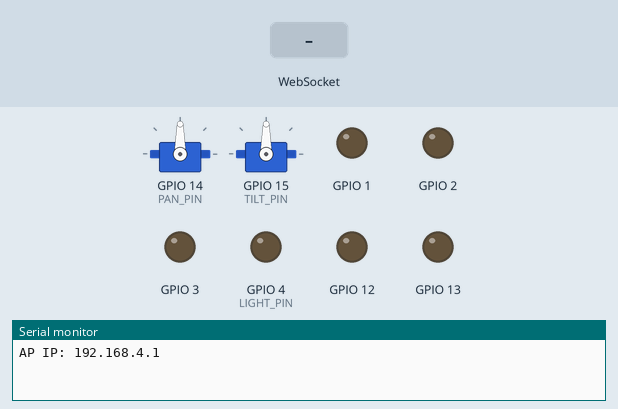
This sketch was run on a simulated ESP32. Parts: 2 × servo, output pins drawn as LEDs (lit = HIGH), the last lines printed to the serial monitor. The inputs (shaded band) are chosen by the test bench. The camera gives no picture.

Above: at 2.5 s.
2.6 s: WebSocket text "Pan" received
At 3.8 s:
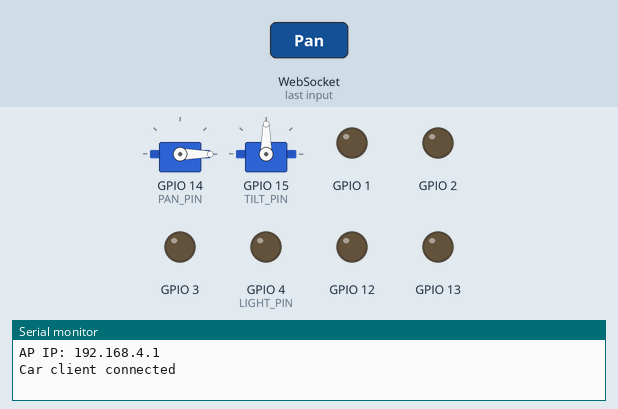
4.1 s: WebSocket text "Tilt" received
At 5.0 s:
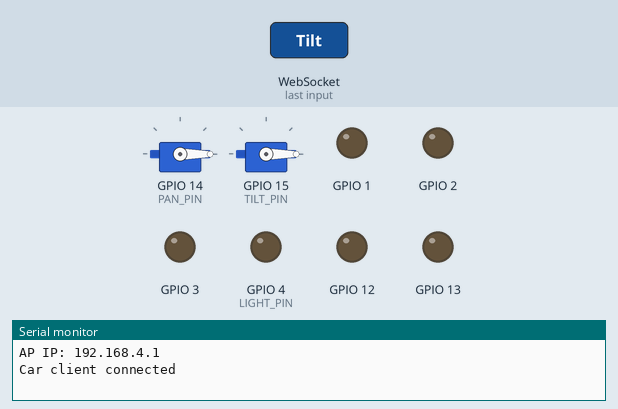
Timing chart, 0 to 7.1 s (numbered marks = the images above; inputs shaded):
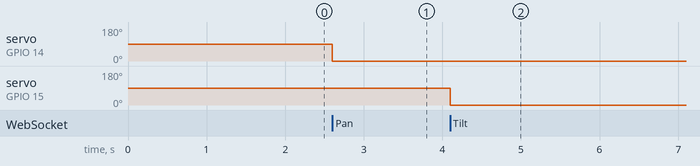

The sketch:

sketch_aug18a.ino
```cpp
#include "esp_camera.h"
#include <Arduino.h>
#include <WiFi.h>
#include <AsyncTCP.h>
#include <ESPAsyncWebServer.h>
#include <vector>
#include <ESP32Servo.h>

#define PAN_PIN 14
#define TILT_PIN 15
#define LIGHT_PIN 4

Servo panServo;
Servo tiltServo;

struct MOTOR_PINS {
  int pinEn;
  int pinIN1;
  int pinIN2;
};

std::vector<MOTOR_PINS> motorPins = {
  {2, 12, 13}, // RIGHT_MOTOR Pins
  {15, 1, 3}   // LEFT_MOTOR Pins
};

#define UP 1
#define DOWN 2
#define LEFT 3
#define RIGHT 4
#define STOP 0

#define RIGHT_MOTOR 0
#define LEFT_MOTOR 1

#define FORWARD 1
#define BACKWARD -1

const int PWMFreq = 1000;        // 1 KHz
const int PWMResolution = 8;     // 8-bit

// Camera pins
#define PWDN_GPIO_NUM     32
#define RESET_GPIO_NUM    -1
#define XCLK_GPIO_NUM      0
#define SIOD_GPIO_NUM     26
#define SIOC_GPIO_NUM     27
#define Y9_GPIO_NUM       35
#define Y8_GPIO_NUM       34
#define Y7_GPIO_NUM       39
#define Y6_GPIO_NUM       36
#define Y5_GPIO_NUM       21
#define Y4_GPIO_NUM       19
#define Y3_GPIO_NUM       18
#define Y2_GPIO_NUM        5
#define VSYNC_GPIO_NUM    25
#define HREF_GPIO_NUM     23
#define PCLK_GPIO_NUM     22

const char* ssid     = "MyWiFiCar";
const char* password = "12345678";

AsyncWebServer server(80);
AsyncWebSocket wsCamera("/Camera");
AsyncWebSocket wsCarInput("/CarInput");
uint32_t cameraClientId = 0;

// Correctly terminated raw string literal
const char* htmlHomePage PROGMEM = R"HTMLHOMEPAGE(
<!DOCTYPE html>
<html>
<head>
<meta name="viewport" content="width=device-width, initial-scale=1">
<style>
  body { text-align:center; font-family:sans-serif; }
  .button { font-size:30px; background:black; color:white; padding:15px; border-radius:25%; margin:5px; }
  .slider { width:80%; }
</style>
</head>
<body>
<h2>ESP32-CAM Car Control</h2>
<img id="cameraImage" src="" width="400" height="250"><br>
<button class="button" ontouchstart='sendButtonInput("MoveCar","1")' ontouchend='sendButtonInput("MoveCar","0")'>UP</button><br>
<button class="button" ontouchstart='sendButtonInput("MoveCar","3")' ontouchend='sendButtonInput("MoveCar","0")'>LEFT</button>
<button class="button" ontouchstart='sendButtonInput("MoveCar","4")' ontouchend='sendButtonInput("MoveCar","0")'>RIGHT</button><br>
<button class="button" ontouchstart='sendButtonInput("MoveCar","2")' ontouchend='sendButtonInput("MoveCar","0")'>DOWN</button><br>
Speed: <input type="range" min="0" max="255" value="150" class="slider" id="Speed" oninput='sendButtonInput("Speed",value)'><br>
Light: <input type="range" min="0" max="255" value="0" class="slider" id="Light" oninput='sendButtonInput("Light",value)'><br>
Pan: <input type="range" min="0" max="180" value="90" class="slider" id="Pan" oninput='sendButtonInput("Pan",value)'><br>
Tilt: <input type="range" min="0" max="180" value="90" class="slider" id="Tilt" oninput='sendButtonInput("Tilt",value)'><br>

<script>
var wsCamera = new WebSocket("ws://"+window.location.hostname+"/Camera");
var wsCar = new WebSocket("ws://"+window.location.hostname+"/CarInput");
wsCamera.binaryType = 'blob';
wsCamera.onmessage = function(event){
  document.getElementById("cameraImage").src = URL.createObjectURL(event.data);
};
function sendButtonInput(key, value) {
  wsCar.send(key + "," + value);
}
</script>
</body>
</html>
)HTMLHOMEPAGE";

// Motor control
void rotateMotor(int motorNumber, int motorDirection) {
  if(motorDirection==FORWARD){
    digitalWrite(motorPins[motorNumber].pinIN1,HIGH);
    digitalWrite(motorPins[motorNumber].pinIN2,LOW);
  } else if(motorDirection==BACKWARD){
    digitalWrite(motorPins[motorNumber].pinIN1,LOW);
    digitalWrite(motorPins[motorNumber].pinIN2,HIGH);
  } else {
    digitalWrite(motorPins[motorNumber].pinIN1,LOW);
    digitalWrite(motorPins[motorNumber].pinIN2,LOW);
  }
}

void moveCar(int inputValue) {
  switch(inputValue) {
    case UP: rotateMotor(RIGHT_MOTOR,FORWARD); rotateMotor(LEFT_MOTOR,FORWARD); break;
    case DOWN: rotateMotor(RIGHT_MOTOR,BACKWARD); rotateMotor(LEFT_MOTOR,BACKWARD); break;
    case LEFT: rotateMotor(RIGHT_MOTOR,FORWARD); rotateMotor(LEFT_MOTOR,BACKWARD); break;
    case RIGHT: rotateMotor(RIGHT_MOTOR,BACKWARD); rotateMotor(LEFT_MOTOR,FORWARD); break;
    case STOP: rotateMotor(RIGHT_MOTOR,STOP); rotateMotor(LEFT_MOTOR,STOP); break;
    default: rotateMotor(RIGHT_MOTOR,STOP); rotateMotor(LEFT_MOTOR,STOP); break;
  }
}

// WebSocket events
void onCarInputWebSocketEvent(AsyncWebSocket *server, AsyncWebSocketClient *client,
    AwsEventType type, void *arg, uint8_t *data, size_t len) {

  if(type==WS_EVT_CONNECT){
    Serial.println("Car client connected");
  } else if(type==WS_EVT_DISCONNECT){
    moveCar(STOP);
    ledcWrite(LIGHT_PIN, 0);
    panServo.write(90);
    tiltServo.write(90);
  } else if(type==WS_EVT_DATA){
    AwsFrameInfo *info = (AwsFrameInfo*)arg;
    if(info->final && info->opcode==WS_TEXT){
      std::string msg((char*)data,len);
      int comma = msg.find(',');
      String key = msg.substr(0,comma).c_str();
      int value = atoi(msg.substr(comma+1).c_str());
      if(key=="MoveCar") moveCar(value);
      else if(key=="Speed") ledcWrite(motorPins[0].pinEn, value);
      else if(key=="Light") ledcWrite(LIGHT_PIN, value);
      else if(key=="Pan") panServo.write(value);
      else if(key=="Tilt") tiltServo.write(value);
    }
  }
}

void onCameraWebSocketEvent(AsyncWebSocket *server, AsyncWebSocketClient *client,
    AwsEventType type, void *arg, uint8_t *data, size_t len) {
  if(type==WS_EVT_CONNECT) cameraClientId = client->id();
  else if(type==WS_EVT_DISCONNECT) cameraClientId = 0;
}

// Camera setup
void setupCamera() {
  camera_config_t config;
  config.ledc_channel = LEDC_CHANNEL_0;
  config.ledc_timer = LEDC_TIMER_0;
  config.pin_d0 = Y2_GPIO_NUM;
  config.pin_d1 = Y3_GPIO_NUM;
  config.pin_d2 = Y4_GPIO_NUM;
  config.pin_d3 = Y5_GPIO_NUM;
  config.pin_d4 = Y6_GPIO_NUM;
  config.pin_d5 = Y7_GPIO_NUM;
  config.pin_d6 = Y8_GPIO_NUM;
  config.pin_d7 = Y9_GPIO_NUM;
  config.pin_xclk = XCLK_GPIO_NUM;
  config.pin_pclk = PCLK_GPIO_NUM;
  config.pin_vsync = VSYNC_GPIO_NUM;
  config.pin_href = HREF_GPIO_NUM;
  config.pin_sscb_sda = SIOD_GPIO_NUM;
  config.pin_sscb_scl = SIOC_GPIO_NUM;
  config.pin_pwdn = PWDN_GPIO_NUM;
  config.pin_reset = RESET_GPIO_NUM;
  config.xclk_freq_hz = 20000000;
  config.pixel_format = PIXFORMAT_JPEG;
  config.frame_size = FRAMESIZE_VGA;
  config.jpeg_quality = 10;
  config.fb_count = 1;

  if(esp_camera_init(&config)!=ESP_OK) {
    Serial.println("Camera init failed");
  }
}

// Pin setup
void setUpPinModes() {
  panServo.attach(PAN_PIN);
  tiltServo.attach(TILT_PIN);

  // Updated for ESP32 Core 3.x: ledcAttach(pin, freq, resolution)
  ledcAttach(motorPins[0].pinEn, PWMFreq, PWMResolution);
  ledcAttach(LIGHT_PIN, PWMFreq, PWMResolution);

  for(int i=0;i<motorPins.size();i++){
    pinMode(motorPins[i].pinIN1,OUTPUT);
    pinMode(motorPins[i].pinIN2,OUTPUT);
    pinMode(motorPins[i].pinEn,OUTPUT);
  }
  pinMode(LIGHT_PIN,OUTPUT);
  moveCar(STOP);
}

// Send camera image
void sendCameraPicture() {
  if(cameraClientId==0) return;
  camera_fb_t * fb = esp_camera_fb_get();
  if(!fb) return;
  wsCamera.binary(cameraClientId,fb->buf,fb->len);
  esp_camera_fb_return(fb);
}

void setup() {
  Serial.begin(115200);
  delay(1000);

  setUpPinModes();
  WiFi.softAP(ssid,password);
  IPAddress IP = WiFi.softAPIP();
  Serial.print("AP IP: "); Serial.println(IP);

  server.on("/",HTTP_GET,[](AsyncWebServerRequest *request){ request->send_P(200,"text/html",htmlHomePage); });
  wsCarInput.onEvent(onCarInputWebSocketEvent);
  server.addHandler(&wsCarInput);
  wsCamera.onEvent(onCameraWebSocketEvent);
  server.addHandler(&wsCamera);
  server.begin();

  setupCamera();
}

void loop() {
  wsCamera.cleanupClients();
  wsCarInput.cleanupClients();
  sendCameraPicture();
}
```

Measured:
- after the input at 2.6 s, servo on GPIO 14 (PAN_PIN): 90° → 0° at once
- after the input at 4.1 s, servo on GPIO 15 (TILT_PIN): 90° → 0° at once
